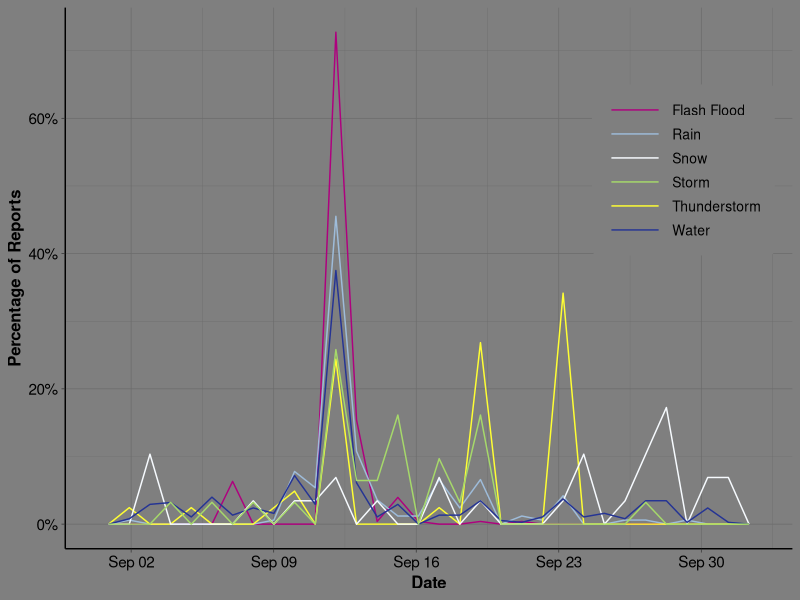
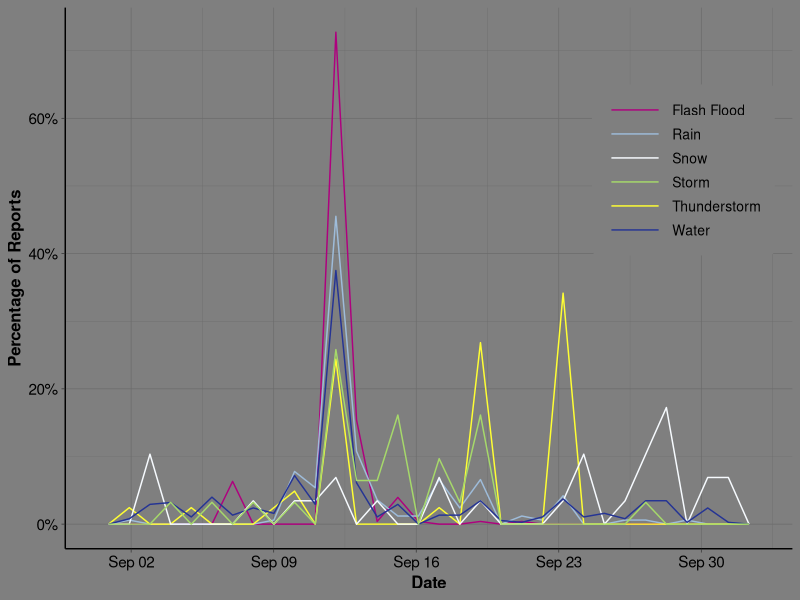

The R source for these figures, in order:
library(lubridate)
library(ggplot2)
library(dplyr)
library(readr)
library(tidytext)
library(stringr)


# Defining working directory
setwd ("/home/marcela/Coding/EWE-reporting/Colorado/ColoradoState")

# Loading data into R
colorado <- read.csv("Colorado_Subset.csv", header = TRUE, sep = ",", stringsAsFactors = FALSE)

# Cleaning text a bit
colorado <- distinct(colorado, t_text, .keep_all = TRUE) # remove duplicate tweets
replace_reg <- "https://t.co/[A-Za-z\\d]+|http://[A-Za-z\\d]+|&amp;|&lt;|&gt;|RT|https"
unnest_reg <- "([^A-Za-z_\\d#@']|'(?![A-Za-z_\\d#@]))"
tidy_colorado <- colorado %>% 
  filter(!str_detect(t_text, "^RT")) %>%
  mutate(text = str_replace_all(t_text, replace_reg, "")) 

tidy_colorado$created_at <- ymd_hms(tidy_colorado$created_at, tz ="UTC") # Setting date variable

# Adding column for each most frequent word

# tidy_cowx <- tidy_colorado %>% 
#   unnest_tokens(COWX, t_text, token = "words") %>%
#   filter(COWX == "cowx")
# tidy_cowx <- select(tidy_cowx, one_of(c("id", "COWX")))
# tidy_cowx <- distinct(tidy_cowx, id, .keep_all = TRUE) # remove duplicate tweets
# tidy_colorado <- left_join(tidy_colorado, tidy_cowx, by="id")

tidy_flash <- tidy_colorado %>% 
  unnest_tokens(FLASH, t_text, token = "words") %>%
  filter(FLASH == "flash")
tidy_flash <- select(tidy_flash, one_of(c("id", "FLASH")))
tidy_flash <- distinct(tidy_flash, id, .keep_all = TRUE) # remove duplicate tweets
tidy_colorado <- left_join(tidy_colorado, tidy_flash, by="id")

tidy_flood <- tidy_colorado %>% 
  unnest_tokens(FLOOD, t_text, token = "words") %>%
  filter(FLOOD== "flood")
tidy_flood <- select(tidy_flood, one_of(c("id", "FLOOD")))
tidy_flood <- distinct(tidy_flood, id, .keep_all = TRUE) # remove duplicate tweets
tidy_colorado <- left_join(tidy_colorado, tidy_flood, by="id")

tidy_rain <- tidy_colorado %>% 
  unnest_tokens(RAIN, t_text, token = "words") %>%
  filter(RAIN == "rain")
tidy_rain <- select(tidy_rain, one_of(c("id", "RAIN")))
tidy_rain <- distinct(tidy_rain, id, .keep_all = TRUE) # remove duplicate tweets
tidy_colorado <- left_join(tidy_colorado, tidy_rain, by="id")

tidy_thunderstorm <- tidy_colorado %>% 
  unnest_tokens(THUNDERSTORM, t_text, token = "words") %>%
  filter(THUNDERSTORM == "thunderstorm")
tidy_thunderstorm <- select(tidy_thunderstorm, one_of(c("id", "THUNDERSTORM")))
tidy_thunderstorm <- distinct(tidy_thunderstorm, id, .keep_all = TRUE) # remove duplicate tweets
tidy_colorado <- left_join(tidy_colorado, tidy_thunderstorm, by="id")

tidy_snow <- tidy_colorado %>% 
  unnest_tokens(SNOW, t_text, token = "words") %>%
  filter(SNOW == "snow")
tidy_snow <- select(tidy_snow, one_of(c("id", "SNOW")))
tidy_snow <- distinct(tidy_snow, id, .keep_all = TRUE) # remove duplicate tweets
tidy_colorado <- left_join(tidy_colorado, tidy_snow, by="id")

tidy_water <- tidy_colorado %>% 
  unnest_tokens(WATER, t_text, token = "words") %>%
  filter(WATER == "cowx")
tidy_water <- select(tidy_water, one_of(c("id", "WATER")))
tidy_water <- distinct(tidy_water, id, .keep_all = TRUE) # remove duplicate tweets
tidy_colorado <- left_join(tidy_colorado, tidy_water, by="id")

tidy_storm <- tidy_colorado %>% 
  unnest_tokens(STORM, t_text, token = "words") %>%
  filter(STORM == "storm")
tidy_storm <- select(tidy_storm, one_of(c("id", "STORM")))
tidy_storm <- distinct(tidy_storm, id, .keep_all = TRUE) # remove duplicate tweets
tidy_colorado <- left_join(tidy_colorado, tidy_storm, by="id")

# tidy_warn <- tidy_colorado %>% 
#   unnest_tokens(WARN, t_text, token = "words") %>%
#   filter(WARN == "warn")
# tidy_warn <- select(tidy_warn, one_of(c("id", "WARN")))
# tidy_warn <- distinct(tidy_warn, id, .keep_all = TRUE) # remove duplicate tweets
# tidy_colorado <- left_join(tidy_colorado, tidy_warn, by="id")
# 
# tidy_help <- tidy_colorado %>% 
#   unnest_tokens(HELP, t_text, token = "words") %>%
#   filter(HELP == "help")
# tidy_help <- select(tidy_help, one_of(c("id", "HELP")))
# tidy_help <- distinct(tidy_help, id, .keep_all = TRUE) # remove duplicate tweets
# tidy_colorado <- left_join(tidy_colorado, tidy_help, by="id")
# 
# tidy_victim <- tidy_colorado %>% 
#   unnest_tokens(VICTIM, t_text, token = "words") %>%
#   filter(VICTIM == "victim")
# tidy_victim <- select(tidy_victim, one_of(c("id", "VICTIM")))
# tidy_victim <- distinct(tidy_victim, id, .keep_all = TRUE) # remove duplicate tweets
# tidy_colorado <- left_join(tidy_colorado, tidy_victim, by="id")

# Preparing datasets to plot

# tidy_flash_plot <- tidy_colorado[!is.na(tidy_colorado$FLASH),]
# Date_FLASH <- tidy_flash_plot$created_at
# 
# tidy_warn_plot <- tidy_colorado[!is.na(tidy_colorado$WARN),]
# Date_WARN <- tidy_warn_plot$created_at
# 
# tidy_help_plot <- tidy_colorado[!is.na(tidy_colorado$HELP),]
# Date_HELP <- tidy_help_plot$created_at
# 
# tidy_victim_plot <- tidy_colorado[!is.na(tidy_colorado$VICTIM),]
# Date_VICTIM <- tidy_victim_plot$created_at
# 
# tidy_cowx_plot <- tidy_colorado[!is.na(tidy_colorado$COWX),]
# Date_COWX <- tidy_cowx_plot$created_at

tidy_flash_plot <- tidy_colorado[!is.na(tidy_colorado$FLASH),]
Date_FLASH <- tidy_flash_plot$created_at

tidy_flood_plot <- tidy_colorado[!is.na(tidy_colorado$FLOOD),]
Date_FLOOD <- tidy_flood_plot$created_at

tidy_rain_plot <- tidy_colorado[!is.na(tidy_colorado$RAIN),]
Date_RAIN <- tidy_rain_plot$created_at

tidy_thunderstorm_plot <- tidy_colorado[!is.na(tidy_colorado$THUNDERSTORM),]
Date_THUNDERSTORM <- tidy_thunderstorm_plot$created_at

tidy_snow_plot <- tidy_colorado[!is.na(tidy_colorado$SNOW),]
Date_SNOW <- tidy_snow_plot$created_at

tidy_water_plot <- tidy_colorado[!is.na(tidy_colorado$WATER),]
Date_WATER <- tidy_water_plot$created_at

tidy_storm_plot <- tidy_colorado[!is.na(tidy_colorado$STORM),]
Date_STORM <- tidy_storm_plot$created_at

# Plotting temporal distribution of most frequent words

mfw <- ggplot() + 
  geom_freqpoly(data = tidy_flash_plot, aes(x = Date_FLASH, y = ..count../sum(..count..), color = "Flash Flood")) +
  geom_freqpoly(data = tidy_rain_plot, aes(x = Date_RAIN, y = ..count../sum(..count..), color = "Rain")) + 
  geom_freqpoly(data = tidy_thunderstorm_plot, aes(x = Date_THUNDERSTORM, y = ..count../sum(..count..), color = "Thunderstorm")) +
  geom_freqpoly(data = tidy_snow_plot, aes(x = Date_SNOW, y = ..count../sum(..count..), color = "Snow")) + 
  geom_freqpoly(data = tidy_water_plot, aes(x = Date_WATER, y = ..count../sum(..count..), color = "Water")) +
  geom_freqpoly(data = tidy_storm_plot, aes(x = Date_STORM, y = ..count../sum(..count..), color = "Storm")) +
  scale_color_manual("", values = c("#ae017e","#9ebcda", "#f7fbff","#a6d96a","#ffff33","#253494")) +
  xlab("Date") +
  ylab("Percentage of Reports") +
  scale_y_continuous(labels = scales::percent) +
  theme_dark() +
  #theme_stata() + #scale_colour_stata() + 
  theme(legend.title = element_blank(),
        legend.background = element_rect(fill = "grey50", size = 4, colour = "grey50"),
        legend.text = element_text(size = 10),
        plot.background = element_rect(fill = "grey50", colour = NA),
        axis.title = element_text(size = 12, face = "bold",
                                  margin=margin(20,20,0,0)), 
        axis.line = element_line(colour = "Black"),
        legend.position = c(0.85, 0.7),
        axis.text = element_text(size = 11, color = "black"),
        strip.text = element_text(size = 11),
        legend.key.width = unit(1.5, "cm"))  

mfw

ggsave(filename = "MostFreqWordsEvents", plot = mfw, device = "png", 
       path = "Outputs", width=15, height=6, units="in", dpi = 300, bg = "Black")


# Preparing dataset to map Most Frequent Words

# tidy_sandy$mfw = "" # Initialize Variable
# tidy_sandy$mfw[tidy_sandy$HitC != "NA"] = "hit"
# tidy_sandy$mfw[tidy_sandy$mfw != "hit" & tidy_sandy$RainC != "NA"] = "rain"
# tidy_sandy$mfw[tidy_sandy$mfw != "hit" & tidy_sandy$mfw != "rain" & tidy_sandy$WindC != "NA"] = "wind"
# tidy_sandy$mfw[tidy_sandy$mfw != "hit" & tidy_sandy$mfw != "rain" & tidy_sandy$mfw != "wind" & 
#                  tidy_sandy$StormC != "NA"] = "storm"
# tidy_sandy$mfw[tidy_sandy$mfw != "hit" & tidy_sandy$mfw != "rain" & tidy_sandy$mfw != "wind" & 
#                  tidy_sandy$mfw != "storm" & tidy_sandy$PowerC != "NA"] = "power"
